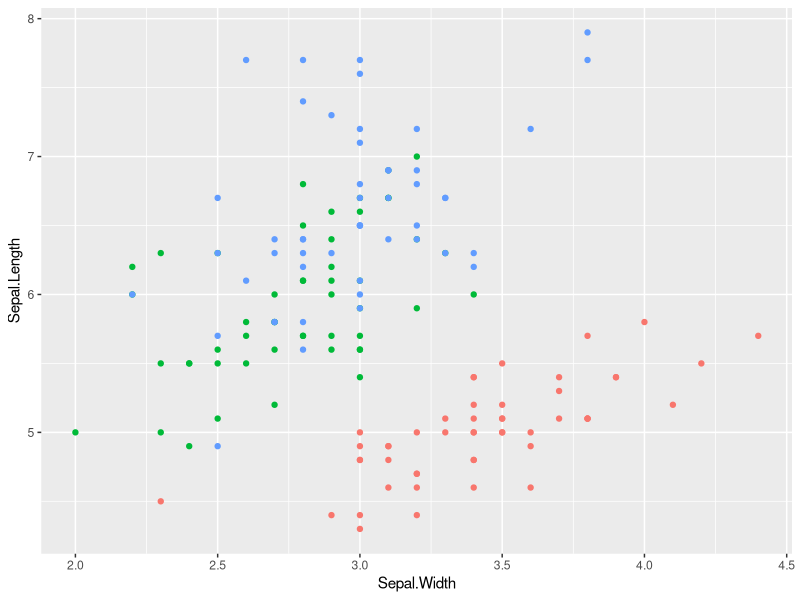

This figure's R source:
## ---- chunk 1
knitr::opts_chunk$set(echo = FALSE, cache=TRUE)
## ---- chunk 2
library(ggplot2)
ggplot(iris, aes(x = Sepal.Width,
y = Sepal.Length)) +
geom_point(aes(color = Species),
show.legend = F)
